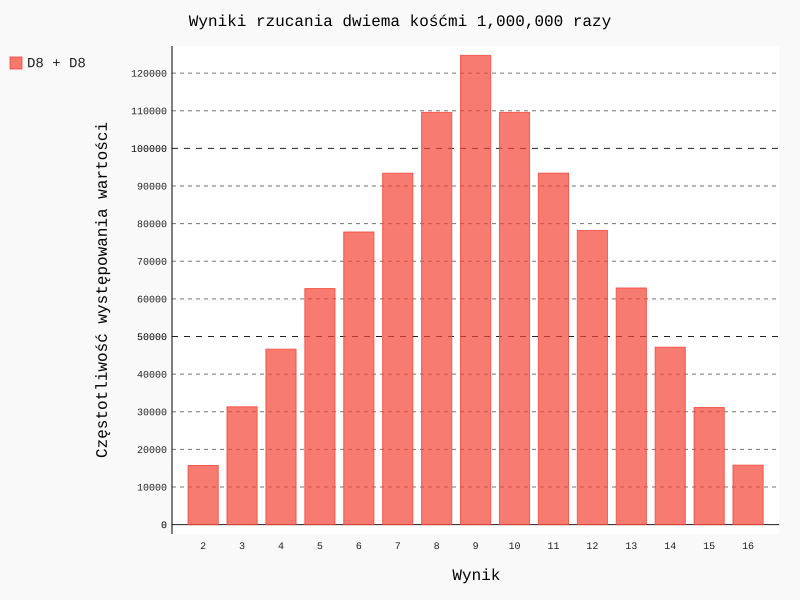

The Python source for this figure:
import pygal

from die import Die

die_1 = Die(8)
die_2 = Die(8)

results = []
for roll_num in range(1000000):
    result = die_1.roll() + die_2.roll()
    results.append(result)

frequencies = []
max_result = die_1.num_sides + die_2.num_sides
for value in range(2, max_result + 1):
    frequency = results.count(value)
    frequencies.append(frequency)

hist = pygal.Bar()
hist.force_uri_protocol = 'http'

hist.title = "Wyniki rzucania dwiema kośćmi 1,000,000 razy"
hist.x_labels = [str(x) for x in range(2, max_result + 1)]
hist.x_title = "Wynik"
hist.y_title = "Częstotliwość występowania wartości"

hist.add('D8 + D8', frequencies)
hist.render_to_file('dice_visual.svg')

# 15.9 - multiplication
results = []
for roll_num in range(1000):
    result = die_1.roll() * die_2.roll()
    results.append(result)

frequencies = []
max_result = die_1.num_sides * die_2.num_sides
for value in range(1, max_result + 1):
    frequency = results.count(value)
    frequencies.append(frequency)

hist = pygal.Bar(x_label_rotation=90)
hist.force_uri_protocol = 'http'

hist.title = "Pomnożone wyniki rzucania dwiema kośćmi 1,000 razy"
hist.x_labels = [str(x) for x in range(1, max_result + 1)]
hist.x_title = "Wynik"
hist.y_title = "Częstotliwość występowania wartości"

hist.add('D8 * D8', frequencies)
hist.render_to_file('multiplication_dice_visual.svg')
